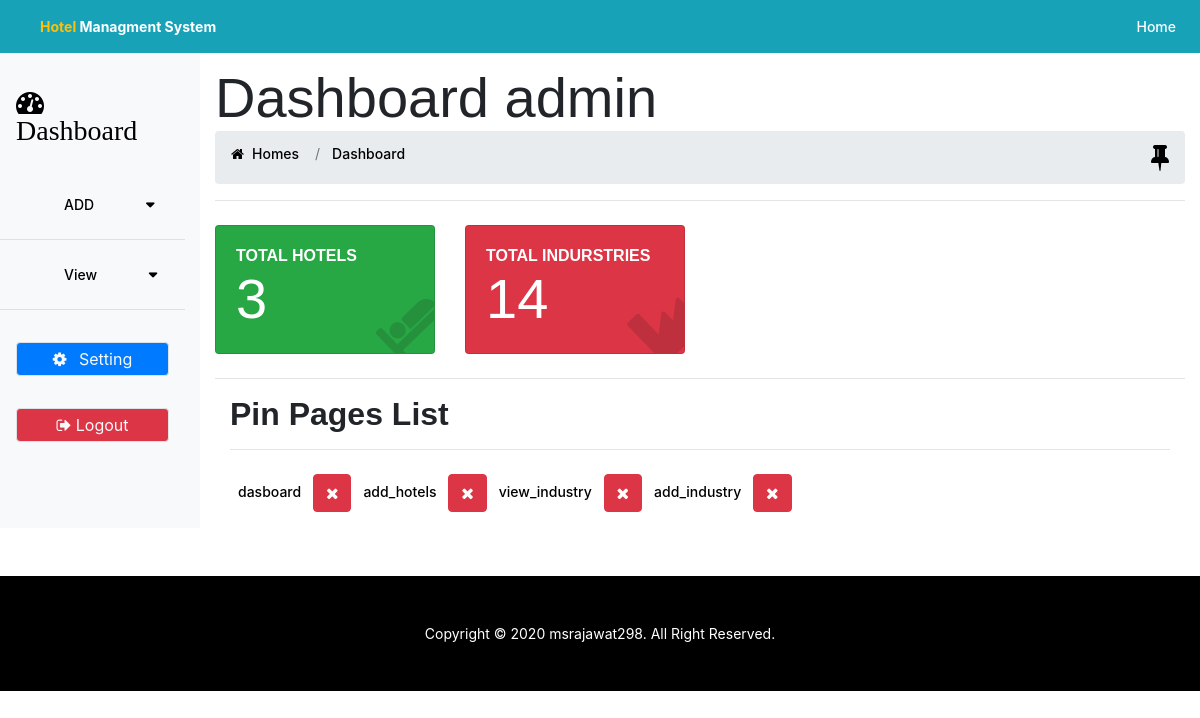
/admin/dasboard (signed in), run on the app's committed database.
### tables this page shows
CREATE TABLE `pin_pages` (
  `id` int(11) NOT NULL,
  `page_link` varchar(500) NOT NULL,
  `page_name` varchar(500) NOT NULL
);

### admin/include/db.php (called while the page is built, shortened)
<?php
class db
{
    private $servername = "localhost";
    private $username = "root";
    private $password = "";
    private $dbname = "hotel";
    private $conn;
    function __construct()
    {
        try {
            $this->conn = new PDO("mysql:host=$this->servername;dbname=$this->dbname", $this->username, $this->password);
            $this->conn->setAttribute(PDO::ATTR_ERRMODE, PDO::ERRMODE_EXCEPTION);
            return "Connected successfully";
        } catch (PDOException $e) {
            return "Connection failed: " . $e->getMessage();
        }
    }
    function select($table_name,$condtion="")
    {
        $stmt = $this->conn->prepare("SELECT * FROM $table_name WHERE 1 $condtion");
        $stmt->execute();
        $result = $stmt->fetchAll(PDO::FETCH_ASSOC);
        return $result;
    }
}
?>

### admin/dasboard.php (the view, shortened to what this page needs)
<?php
if(isset($_SESSION['admin'])){
    $username= $_SESSION['admin'];
}else{
    header("location:index.php");
}
require_once 'include/db.php';
$data=new db();
$total_industry=$data->select("industry");
$total_hotel=$data->select("hotel_list");
$pin_pages=$data->select("pin_pages");
?>
<?php include_once 'include/header.php';?>
<body>
        <?php include 'include/navbar.php';?>
    <div class="container-fluid" id="main">
        <div class="row row-offcanvas row-offcanvas-left">
            <?php include 'include/sidebar.php';?>
        <div class="col main pt-5 mt-3">
            <h1 class="display-4 d-none d-sm-block">
                Dashboard <?php echo $username;?>
            </h1>
            <?php include 'breadcrumb.php';?>
            <div class="row mb-3">
               <div class="col-xl-3 col-sm-6 py-2">
                    <div class="card bg-success text-white h-100">
                        <a class="text-white" href="view_hotels.php" style="text-decoration: none;">
                        <div class="card-body bg-success">
                           <div class="rotate">
                            <i class="fa fa-hotel fa-4x"></i>
                        </div>
                        <h6 class="text-uppercase">Total Hotels</h6>
                        <h1 class="display-4">
                            <?php echo count($total_hotel);?>
                        </h1>
                    </div>
                </div>
            </div>
            <div class="col-xl-3 col-sm-6 py-2">
                <div class="card text-white bg-danger h-100">
                   <a class="text-white" href="view_industry.php" style="text-decoration: none;">
                    <div class="card-body bg-danger">
                        <div class="rotate">
                            <i class="fa fa-industry fa-4x"></i>
                        </div>
                        <h6 class="text-uppercase">Total Indurstries</h6>
                        <h1 class="display-4">
                            <?php echo count($total_industry);?>
                        </h1>
                    </div>
                    </a>
                </div>
            </div>
        </div>    <hr>
    <div class="container-fluid">
        <h2>Pin Pages List</h2><hr>
        <div class="pined-data m-2">
        <?php foreach ($pin_pages as $value) { ?>
            <span class="span">
                <a href="<?php echo $value['page_link']; ?>">
                    <?php echo $value['page_name']; ?>
                </a>
     <button class='delete btn btn-danger m-2' id='del_<?php echo $value['id']; ?>'>
        <i class="fa fa-times" aria-hidden="true"></i>
     </button>
           <?php }?>
        </div>
    </div>
</div>
</div>
</div>
<?php include 'include/footer.php';?>
</body>
</html>

### css/style.css (style rules this page uses)
ul, li, a { text-decoration-style: none; list-style: none; }
h1,h2,h3,h4,h5,h6 { margin:0; font-family: 'Federo', sans-serif; font-weight: 600; }
body { font-size: .875rem; }
.sidebar .nav-link, a { font-weight: 500; color:black; }
body, html { height:100%; }
.card { overflow:hidden; }
.card-body .rotate { z-index: 8; float: right; height: 100%; }
.card-body .rotate i { color: rgba(20, 20, 20, 0.15); position: absolute; left: 0; left: auto; right: -10px; bottom: 0; display: block; -webkit-transform: rotate(-44deg); -moz-transform: rotate(-44deg); -o-transform: rotate(-44deg); -ms-transform: rotate(-44deg); transform: rotate(-44deg); }

### data on the page
pin_pages: page_name "dasboard"
pin_pages: page_name "add_hotels"
pin_pages: page_name "view_industry"
pin_pages: page_name "add_industry"

### other printed values
$username "admin"
count($total_hotel) "3"
count($total_industry) "14"
